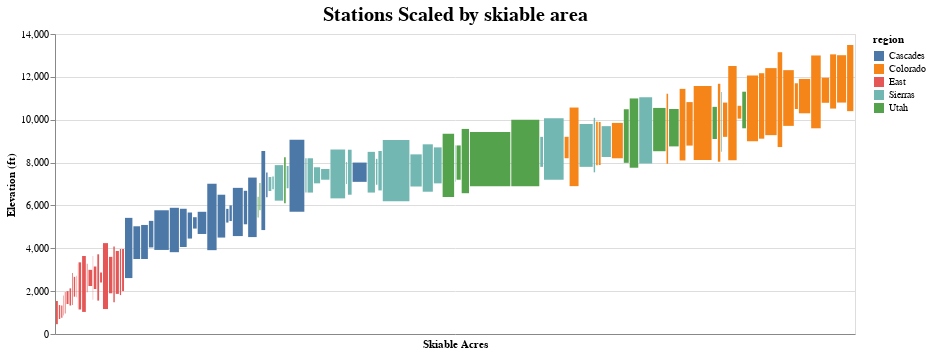

The notebook cell saved with this chart:
### Code cell
def width_finder(df):
    """find with that will make chart area equal to skiable acreage
    takes df and returns series"""
    df['height'] = df.peak_elevation_ft - df.base_elevation_ft
    df['area'] = df.skiable_acreage / df.height
    return df['area']

# buffer between chart rectangles so resorts aren't smushed together
buffer = .08 

stations_wwidth_df = (stations2_df
                      .sort_values('avg_elevation_ft')
                      .assign(area_width=lambda x: 
                              width_finder(x.loc[:,['peak_elevation_ft', 
                                    'base_elevation_ft', 'skiable_acreage']]))
                      .assign(x1=lambda x: x.area_width.cumsum() + buffer)
                      .assign(x0=lambda x: x.x1.shift(fill_value=0) + buffer)
                     )
selection = alt.selection_multi(fields=['series'], bind='legend')

elev_ww_chart = (alt
                 .Chart(stations_wwidth_df)
                 .mark_rect()
                 .encode(x=alt.X('x0:Q', title='Skiable Acres',
                                 axis=alt.Axis(grid=False)),
                         x2='x1:Q',
                         y=alt.Y('base_elevation_ft:Q',
                                 scale=alt.Scale(zero=False),
                                 axis=alt.Axis(title='Elevation (ft)',
                                 grid=True)),
                         y2='peak_elevation_ft:Q',
                         color='region:N',
                         opacity=alt.condition(
                             selection, alt.value(1), alt.value(0.2)),
                         tooltip=['name:N', 'base_elevation_ft:Q', 
                                  'avg_elevation_ft:Q', 'peak_elevation_ft:Q',
                                  'skiable_acreage:N', 'total_lifts:N', 
                                  'avg_annual_snowfall_in:Q', 'avg_elevation_ft:Q' ]
                        )
                 .configure_axisBottom(labels=False, ticks=False)
                 .properties(
                            width=800,
                            height=300,
                            title=alt.TitleParams(
                                 text=['Stations Scaled by skiable area'],
                                 fontSize=20))
                 .add_selection(selection)
                )
elev_ww_chart.save(r"../resources/elevation_area.html")
elev_ww_chart

### Figure 1 — Vega-Lite specification as saved in the notebook (floating-point values rounded to 4 significant figures)
{"config": {"view": {"continuousWidth": 400, "continuousHeight": 300}, "axisBottom": {"labels": false, "ticks": false}}, "data": {"name": "data-5d50549a69f0c969b0c379a4a28dd4cf"}, "mark": "rect", "encoding": {"color": {"type": "nominal", "field": "region"}, "opacity": {"condition": {"value": 1, "selection": "selector001"}, "value": 0.2}, "tooltip": [{"type": "nominal", "field": "name"}, {"type": "quantitative", "field": "base_elevation_ft"}, {"type": "quantitative", "field": "avg_elevation_ft"}, {"type": "quantitative", "field": "peak_elevation_ft"}, {"type": "nominal", "field": "skiable_acreage"}, {"type": "nominal", "field": "total_lifts"}, {"type": "quantitative", "field": "avg_annual_snowfall_in"}, {"type": "quantitative", "field": "avg_elevation_ft"}], "x": {"type": "quantitative", "axis": {"grid": false}, "field": "x0", "title": "Skiable Acres"}, "x2": {"field": "x1"}, "y": {"type": "quantitative", "axis": {"grid": true, "title": "Elevation (ft)"}, "field": "base_elevation_ft", "scale": {"zero": false}}, "y2": {"field": "peak_elevation_ft"}}, "height": 300, "selection": {"selector001": {"type": "multi", "fields": ["series"], "bind": "legend"}}, "title": {"text": ["Stations Scaled by skiable area"], "fontSize": 20}, "width": 800, "$schema": "https://vega.github.io/schema/vega-lite/v4.8.1.json", "datasets": {"data-5d50549a69f0c969b0c379a4a28dd4cf": [{"name": "Blue Mountain Ski Area", "region": "East", "state_province": "Pennsylvania", "peak_elevation_ft": 1540.0, "base_elevation_ft": 458.0, "skiable_acreage": 164.0, "total_lifts": 13.0, "avg_annual_snowfall_in": 33.0, "avg_elevation_ft": 999.0, "area_width": 0.1516, "x1": 0.2316, "x0": 0.08}, {"name": "Shawnee Mountain Ski Area", "region": "East", "state_province": "Pennsylvania", "peak_elevation_ft": 1351.0, "base_elevation_ft": 700.0, "skiable_acreage": 125.0, "total_lifts": 9.0, "avg_annual_snowfall_in": 50.0, "avg_elevation_ft": 1026.0, "area_width": 0.192, "x1": 0.4236, "x0": 0.3116}, {"name": "Roundtop Mountain Resort", "region": "East", "state_province": "Pennsylvania", "peak_elevation_ft": 1335.0, "base_elevation_ft": 755.0, "skiable_acreage": 103.0, "total_lifts": 7.0, "avg_annual_snowfall_in": 30.0, "avg_elevation_ft": 1045.0, "area_width": 0.1776, "x1": 0.6012, "x0": 0.5036}, {"name": "Whitetail Resort", "region": "East", "state_province": "Pennsylvania", "peak_elevation_ft": 1800.0, "base_elevation_ft": 865.0, "skiable_acreage": 109.0, "total_lifts": 9.0, "avg_annual_snowfall_in": 40.0, "avg_elevation_ft": 1332.0, "area_width": 0.1166, "x1": 0.7177, "x0": 0.6812}, {"name": "Montage Mountain Resorts", "region": "East", "state_province": "Pennsylvania", "peak_elevation_ft": 1960.0, "base_elevation_ft": 960.0, "skiable_acreage": 140.0, "total_lifts": 9.0, "avg_annual_snowfall_in": 60.0, "avg_elevation_ft": 1460.0, "area_width": 0.14, "x1": 0.8577, "x0": 0.7977}, {"name": "Jack Frost - Big Boulder Ski Area", "region": "East", "state_province": "Pennsylvania", "peak_elevation_ft": 2000.0, "base_elevation_ft": 1400.0, "skiable_acreage": 145.0, "total_lifts": 22.0, "avg_annual_snowfall_in": 50.0, "avg_elevation_ft": 1700.0, "area_width": 0.2417, "x1": 1.099, "x0": 0.9377}, {"name": "Camelback Mountain Resort", "region": "East", "state_province": "Pennsylvania", "peak_elevation_ft": 2130.0, "base_elevation_ft": 1330.0, "skiable_acreage": 166.0, "total_lifts": 16.0, "avg_annual_snowfall_in": 50.0, "avg_elevation_ft": 1730.0, "area_width": 0.2075, "x1": 1.307, "x0": 1.179}, {"name": "Magic Mountain", "region": "East", "state_province": "Vermont", "peak_elevation_ft": 2850.0, "base_elevation_ft": 1350.0, "skiable_acreage": 205.0, "total_lifts": 6.0, "avg_annual_snowfall_in": 150.0, "avg_elevation_ft": 2100.0, "area_width": 0.1367, "x1": 1.444, "x0": 1.387}, {"name": "Elk Mountain Ski Resort", "region": "East", "state_province": "Pennsylvania", "peak_elevation_ft": 2667.0, "base_elevation_ft": 1742.0, "skiable_acreage": 180.0, "total_lifts": 7.0, "avg_annual_snowfall_in": 60.0, "avg_elevation_ft": 2204.0, "area_width": 0.1946, "x1": 1.638, "x0": 1.524}, {"name": "Middlebury College Snow Bowl", "region": "East", "state_province": "Vermont", "peak_elevation_ft": 2720.0, "base_elevation_ft": 1720.0, "skiable_acreage": 110.0, "total_lifts": 3.0, "avg_annual_snowfall_in": 250.0, "avg_elevation_ft": 2220.0, "area_width": 0.11, "x1": 1.748, "x0": 1.718}, {"name": "Burke Mountain", "region": "East", "state_province": "Vermont", "peak_elevation_ft": 3267.0, "base_elevation_ft": 1210.0, "skiable_acreage": 178.0, "total_lifts": 6.0, "avg_annual_snowfall_in": 217.0, "avg_elevation_ft": 2238.0, "area_width": 0.08653, "x1": 1.835, "x0": 1.828}, {"name": "Okemo Mountain", "region": "East", "state_province": "Vermont", "peak_elevation_ft": 3344.0, "base_elevation_ft": 1144.0, "skiable_acreage": 632.0, "total_lifts": 19.0, "avg_annual_snowfall_in": 200.0, "avg_elevation_ft": 2244.0, "area_width": 0.2873, "x1": 2.122, "x0": 1.915}, {"name": "Smuggler's Notch", "region": "East", "state_province": "Vermont", "peak_elevation_ft": 3640.0, "base_elevation_ft": 1030.0, "skiable_acreage": 1000.0, "total_lifts": 16.0, "avg_annual_snowfall_in": 288.0, "avg_elevation_ft": 2335.0, "area_width": 0.3831, "x1": 2.505, "x0": 2.202}, {"name": "Bromley Mountain Resort", "region": "East", "state_province": "Vermont", "peak_elevation_ft": 3284.0, "base_elevation_ft": 1950.0, "skiable_acreage": 178.0, "total_lifts": 9.0, "avg_annual_snowfall_in": 168.0, "avg_elevation_ft": 2617.0, "area_width": 0.1334, "x1": 2.639, "x0": 2.585}, {"name": "Seven Springs Mountain Resort", "region": "East", "state_province": "Pennsylvania", "peak_elevation_ft": 2994.0, "base_elevation_ft": 2240.0, "skiable_acreage": 285.0, "total_lifts": 14.0, "avg_annual_snowfall_in": 150.0, "avg_elevation_ft": 2617.0, "area_width": 0.378, "x1": 3.017, "x0": 2.719}, {"name": "Mad River Glen", "region": "East", "state_province": "Vermont", "peak_elevation_ft": 3637.0, "base_elevation_ft": 1600.0, "skiable_acreage": 115.0, "total_lifts": 5.0, "avg_annual_snowfall_in": 230.0, "avg_elevation_ft": 2618.0, "area_width": 0.05646, "x1": 3.073, "x0": 3.097}, {"name": "Bolton Valley ", "region": "East", "state_province": "Vermont", "peak_elevation_ft": 3150.0, "base_elevation_ft": 2100.0, "skiable_acreage": 300.0, "total_lifts": 6.0, "avg_annual_snowfall_in": 312.0, "avg_elevation_ft": 2625.0, "area_width": 0.2857, "x1": 3.359, "x0": 3.153}, {"name": "Stowe Mountain Resort", "region": "East", "state_province": "Vermont", "peak_elevation_ft": 3719.0, "base_elevation_ft": 1559.0, "skiable_acreage": 485.0, "total_lifts": 13.0, "avg_annual_snowfall_in": 333.0, "avg_elevation_ft": 2639.0, "area_width": 0.2245, "x1": 3.583, "x0": 3.439}, {"name": "Hidden Valley Resort", "region": "East", "state_province": "Pennsylvania", "peak_elevation_ft": 2875.0, "base_elevation_ft": 2405.0, "skiable_acreage": 110.0, "total_lifts": 11.0, "avg_annual_snowfall_in": 140.0, "avg_elevation_ft": 2640.0, "area_width": 0.234, "x1": 3.817, "x0": 3.663}, {"name": "Killington Ski Resort", "region": "East", "state_province": "Vermont", "peak_elevation_ft": 4241.0, "base_elevation_ft": 1165.0, "skiable_acreage": 1509.0, "total_lifts": 21.0, "avg_annual_snowfall_in": 250.0, "avg_elevation_ft": 2703.0, "area_width": 0.4906, "x1": 4.308, "x0": 3.897}, {"name": "Mount Snow ", "region": "East", "state_province": "Vermont", "peak_elevation_ft": 3600.0, "base_elevation_ft": 1900.0, "skiable_acreage": 600.0, "total_lifts": 20.0, "avg_annual_snowfall_in": 156.0, "avg_elevation_ft": 2750.0, "area_width": 0.3529, "x1": 4.661, "x0": 4.388}, {"name": "Sugarbush Resort", "region": "East", "state_province": "Vermont", "peak_elevation_ft": 4083.0, "base_elevation_ft": 1483.0, "skiable_acreage": 508.0, "total_lifts": 16.0, "avg_annual_snowfall_in": 269.0, "avg_elevation_ft": 2783.0, "area_width": 0.1954, "x1": 4.856, "x0": 4.741}, {"name": "Stratton Mountain Resort ", "region": "East", "state_province": "Vermont", "peak_elevation_ft": 3875.0, "base_elevation_ft": 1872.0, "skiable_acreage": 670.0, "total_lifts": 11.0, "avg_annual_snowfall_in": 171.0, "avg_elevation_ft": 2874.0, "area_width": 0.3345, "x1": 5.191, "x0": 4.936}, {"name": "Jay Peak", "region": "East", "state_province": "Vermont", "peak_elevation_ft": 3968.0, "base_elevation_ft": 1815.0, "skiable_acreage": 385.0, "total_lifts": 9.0, "avg_annual_snowfall_in": 350.0, "avg_elevation_ft": 2892.0, "area_width": 0.1788, "x1": 5.37, "x0": 5.271}, {"name": "Pico Mountain", "region": "East", "state_province": "Vermont", "peak_elevation_ft": 3967.0, "base_elevation_ft": 2000.0, "skiable_acreage": 468.0, "total_lifts": 7.0, "avg_annual_snowfall_in": 250.0, "avg_elevation_ft": 2984.0, "area_width": 0.2379, "x1": 5.607, "x0": 5.45}, {"name": "The Summit at Snoqualmie", "region": "Cascades", "state_province": "Washington", "peak_elevation_ft": 5420.0, "base_elevation_ft": 2610.0, "skiable_acreage": 1914.0, "total_lifts": 27.0, "avg_annual_snowfall_in": 435.0, "avg_elevation_ft": 4015.0, "area_width": 0.6811, "x1": 6.289, "x0": 5.687}, {"name": "Mount Hood Skibowl", "region": "Cascades", "state_province": "Oregon", "peak_elevation_ft": 5027.0, "base_elevation_ft": 3500.0, "skiable_acreage": 960.0, "total_lifts": 9.0, "avg_annual_snowfall_in": 300.0, "avg_elevation_ft": 4264.0, "area_width": 0.6287, "x1": 6.917, "x0": 6.369}, {"name": "Mt Baker ", "region": "Cascades", "state_province": "Washington", "peak_elevation_ft": 5089.0, "base_elevation_ft": 3500.0, "skiable_acreage": 1000.0, "total_lifts": 10.0, "avg_annual_snowfall_in": 641.0, "avg_elevation_ft": 4294.0, "area_width": 0.6293, "x1": 7.547, "x0": 6.997}, {"name": "Loup Loup Ski Bowl", "region": "Cascades", "state_province": "Washington", "peak_elevation_ft": 5280.0, "base_elevation_ft": 4040.0, "skiable_acreage": 550.0, "total_lifts": 3.0, "avg_annual_snowfall_in": 150.0, "avg_elevation_ft": 4660.0, "area_width": 0.4435, "x1": 7.99, "x0": 7.627}, {"name": "49 Degrees North", "region": "Cascades", "state_province": "Washington", "peak_elevation_ft": 5774.0, "base_elevation_ft": 3923.0, "skiable_acreage": 2325.0, "total_lifts": 6.0, "avg_annual_snowfall_in": 300.0, "avg_elevation_ft": 4848.0, "area_width": 1.256, "x1": 9.246, "x0": 8.07}, {"name": "Mount Spokane", "region": "Cascades", "state_province": "Washington", "peak_elevation_ft": 5889.0, "base_elevation_ft": 3818.0, "skiable_acreage": 1704.0, "total_lifts": 8.0, "avg_annual_snowfall_in": 300.0, "avg_elevation_ft": 4854.0, "area_width": 0.8228, "x1": 10.07, "x0": 9.326}, {"name": "Stevens Pass ", "region": "Cascades", "state_province": "Washington", "peak_elevation_ft": 5845.0, "base_elevation_ft": 4061.0, "skiable_acreage": 1125.0, "total_lifts": 10.0, "avg_annual_snowfall_in": 450.0, "avg_elevation_ft": 4953.0, "area_width": 0.6306, "x1": 10.7, "x0": 10.15}, {"name": "Ski Bluewood", "region": "Cascades", "state_province": "Washington", "peak_elevation_ft": 5670.0, "base_elevation_ft": 4454.0, "skiable_acreage": 530.0, "total_lifts": 3.0, "avg_annual_snowfall_in": 300.0, "avg_elevation_ft": 5062.0, "area_width": 0.4359, "x1": 11.14, "x0": 10.78}, {"name": "Spout Springs", "region": "Cascades", "state_province": "Oregon", "peak_elevation_ft": 5450.0, "base_elevation_ft": 4920.0, "skiable_acreage": 200.0, "total_lifts": 2.0, "avg_annual_snowfall_in": 130.0, "avg_elevation_ft": 5185.0, "area_width": 0.3774, "x1": 11.51, "x0": 11.22}, {"name": "Hoodoo", "region": "Cascades", "state_province": "Oregon", "peak_elevation_ft": 5703.0, "base_elevation_ft": 4668.0, "skiable_acreage": 806.0, "total_lifts": 5.0, "avg_annual_snowfall_in": 360.0, "avg_elevation_ft": 5186.0, "area_width": 0.7787, "x1": 12.29, "x0": 11.59}, {"name": "Crystal Mountain", "region": "Cascades", "state_province": "Washington", "peak_elevation_ft": 7012.0, "base_elevation_ft": 3912.0, "skiable_acreage": 2600.0, "total_lifts": 12.0, "avg_annual_snowfall_in": 350.0, "avg_elevation_ft": 5462.0, "area_width": 0.8387, "x1": 13.13, "x0": 12.37}, {"name": "White Pass", "region": "Cascades", "state_province": "Washington", "peak_elevation_ft": 6500.0, "base_elevation_ft": 4500.0, "skiable_acreage": 1400.0, "total_lifts": 8.0, "avg_annual_snowfall_in": 350.0, "avg_elevation_ft": 5500.0, "area_width": 0.7, "x1": 13.83, "x0": 13.21}, {"name": "Ferguson Ridge", "region": "Cascades", "state_province": "Oregon", "peak_elevation_ft": 5840.0, "base_elevation_ft": 5200.0, "skiable_acreage": 170.0, "total_lifts": 2.0, "avg_annual_snowfall_in": 300.0, "avg_elevation_ft": 5520.0, "area_width": 0.2656, "x1": 14.1, "x0": 13.91}, {"name": "Warner Canyon", "region": "Cascades", "state_province": "Oregon", "peak_elevation_ft": 6003.0, "base_elevation_ft": 5271.0, "skiable_acreage": 200.0, "total_lifts": 1.0, "avg_annual_snowfall_in": 50.0, "avg_elevation_ft": 5637.0, "area_width": 0.2732, "x1": 14.37, "x0": 14.18}, {"name": "Mission Ridge", "region": "Cascades", "state_province": "Washington", "peak_elevation_ft": 6820.0, "base_elevation_ft": 4570.0, "skiable_acreage": 2000.0, "total_lifts": 6.0, "avg_annual_snowfall_in": 200.0, "avg_elevation_ft": 5695.0, "area_width": 0.8889, "x1": 15.26, "x0": 14.45}, {"name": "Willamette Pass", "region": "Cascades", "state_province": "Oregon", "peak_elevation_ft": 6683.0, "base_elevation_ft": 5120.0, "skiable_acreage": 555.0, "total_lifts": 6.0, "avg_annual_snowfall_in": 430.0, "avg_elevation_ft": 5902.0, "area_width": 0.3551, "x1": 15.61, "x0": 15.34}, {"name": "Mount Hood Meadows ", "region": "Cascades", "state_province": "Oregon", "peak_elevation_ft": 7300.0, "base_elevation_ft": 4523.0, "skiable_acreage": 2150.0, "total_lifts": 11.0, "avg_annual_snowfall_in": 430.0, "avg_elevation_ft": 5912.0, "area_width": 0.7742, "x1": 16.39, "x0": 15.69}, {"name": "Nordic Valley", "region": "Utah", "state_province": "Utah", "peak_elevation_ft": 6400.0, "base_elevation_ft": 5440.0, "skiable_acreage": 140.0, "total_lifts": 4.0, "avg_annual_snowfall_in": 300.0, "avg_elevation_ft": 5920.0, "area_width": 0.1458, "x1": 16.53, "x0": 16.47}, {"name": "Cherry Peak", "region": "Utah", "state_province": "Utah", "peak_elevation_ft": 7050.0, "base_elevation_ft": 5775.0, "skiable_acreage": 200.0, "total_lifts": 3.0, "avg_annual_snowfall_in": 322.0, "avg_elevation_ft": 6412.0, "area_width": 0.1569, "x1": 16.69, "x0": 16.61}, {"name": "Timberline Lodge", "region": "Cascades", "state_province": "Oregon", "peak_elevation_ft": 8540.0, "base_elevation_ft": 4850.0, "skiable_acreage": 1430.0, "total_lifts": 9.0, "avg_annual_snowfall_in": 540.0, "avg_elevation_ft": 6695.0, "area_width": 0.3875, "x1": 17.08, "x0": 16.77}, {"name": "Mount Ashland Ski Area", "region": "Cascades", "state_province": "Oregon", "peak_elevation_ft": 7533.0, "base_elevation_ft": 6383.0, "skiable_acreage": 220.0, "total_lifts": 5.0, "avg_annual_snowfall_in": 265.0, "avg_elevation_ft": 6958.0, "area_width": 0.1913, "x1": 17.27, "x0": 17.16}, {"name": "Soda Springs", "region": "Sierras", "state_province": "California", "peak_elevation_ft": 7325.0, "base_elevation_ft": 6673.0, "skiable_acreage": 200.0, "total_lifts": 2.0, "avg_annual_snowfall_in": 400.0, "avg_elevation_ft": 6999.0, "area_width": 0.3067, "x1": 17.58, "x0": 17.35}, {"name": "Tahoe Donner", "region": "Sierras", "state_province": "California", "peak_elevation_ft": 7350.0, "base_elevation_ft": 6750.0, "skiable_acreage": 120.0, "total_lifts": 3.0, "avg_annual_snowfall_in": 400.0, "avg_elevation_ft": 7050.0, "area_width": 0.2, "x1": 17.78, "x0": 17.66}, {"name": "Homewood", "region": "Sierras", "state_province": "California", "peak_elevation_ft": 7881.0, "base_elevation_ft": 6223.0, "skiable_acreage": 1260.0, "total_lifts": 7.0, "avg_annual_snowfall_in": 400.0, "avg_elevation_ft": 7052.0, "area_width": 0.76, "x1": 18.54, "x0": 17.86}, {"name": "Sundance Mountain", "region": "Utah", "state_province": "Utah", "peak_elevation_ft": 8250.0, "base_elevation_ft": 6100.0, "skiable_acreage": 450.0, "total_lifts": 5.0, "avg_annual_snowfall_in": 320.0, "avg_elevation_ft": 7175.0, "area_width": 0.2093, "x1": 18.74, "x0": 18.62}, {"name": "Snow Valley Mountain Resort", "region": "Sierras", "state_province": "California", "peak_elevation_ft": 7841.0, "base_elevation_ft": 6800.0, "skiable_acreage": 240.0, "total_lifts": 12.0, "avg_annual_snowfall_in": 150.0, "avg_elevation_ft": 7320.0, "area_width": 0.2305, "x1": 18.98, "x0": 18.82}, {"name": "Mt Bachelor ", "region": "Cascades", "state_province": "Oregon", "peak_elevation_ft": 9065.0, "base_elevation_ft": 5700.0, "skiable_acreage": 4318.0, "total_lifts": 11.0, "avg_annual_snowfall_in": 462.0, "avg_elevation_ft": 7382.0, "area_width": 1.283, "x1": 20.26, "x0": 19.06}, {"name": "Mountain High", "region": "Sierras", "state_province": "California", "peak_elevation_ft": 8200.0, "base_elevation_ft": 6600.0, "skiable_acreage": 290.0, "total_lifts": 13.0, "avg_annual_snowfall_in": 132.0, "avg_elevation_ft": 7400.0, "area_width": 0.1812, "x1": 20.44, "x0": 20.34}, {"name": "Dodge Ridge", "region": "Sierras", "state_province": "California", "peak_elevation_ft": 8200.0, "base_elevation_ft": 6600.0, "skiable_acreage": 832.0, "total_lifts": 12.0, "avg_annual_snowfall_in": 300.0, "avg_elevation_ft": 7400.0, "area_width": 0.52, "x1": 20.96, "x0": 20.52}, {"name": "Donner Ski Ranch", "region": "Sierras", "state_province": "California", "peak_elevation_ft": 7781.0, "base_elevation_ft": 7031.0, "skiable_acreage": 435.0, "total_lifts": 8.0, "avg_annual_snowfall_in": 400.0, "avg_elevation_ft": 7406.0, "area_width": 0.58, "x1": 21.54, "x0": 21.04}, {"name": "Boreal", "region": "Sierras", "state_province": "California", "peak_elevation_ft": 7700.0, "base_elevation_ft": 7200.0, "skiable_acreage": 380.0, "total_lifts": 8.0, "avg_annual_snowfall_in": 400.0, "avg_elevation_ft": 7450.0, "area_width": 0.76, "x1": 22.3, "x0": 21.62}, {"name": "Northstar California", "region": "Sierras", "state_province": "California", "peak_elevation_ft": 8610.0, "base_elevation_ft": 6330.0, "skiable_acreage": 2904.0, "total_lifts": 19.0, "avg_annual_snowfall_in": 350.0, "avg_elevation_ft": 7470.0, "area_width": 1.274, "x1": 23.57, "x0": 22.38}, {"name": "Mount Waterman", "region": "Sierras", "state_province": "California", "peak_elevation_ft": 8030.0, "base_elevation_ft": 7000.0, "skiable_acreage": 150.0, "total_lifts": 3.0, "avg_annual_snowfall_in": 180.0, "avg_elevation_ft": 7515.0, "area_width": 0.1456, "x1": 23.72, "x0": 23.65}, {"name": "Mount Baldy Ski Lifts", "region": "Sierras", "state_province": "California", "peak_elevation_ft": 8600.0, "base_elevation_ft": 6500.0, "skiable_acreage": 800.0, "total_lifts": 4.0, "avg_annual_snowfall_in": 170.0, "avg_elevation_ft": 7550.0, "area_width": 0.381, "x1": 24.1, "x0": 23.8}, {"name": "Anthony Lakes", "region": "Cascades", "state_province": "Oregon", "peak_elevation_ft": 8000.0, "base_elevation_ft": 7100.0, "skiable_acreage": 1100.0, "total_lifts": 3.0, "avg_annual_snowfall_in": 300.0, "avg_elevation_ft": 7550.0, "area_width": 1.222, "x1": 25.32, "x0": 24.18}, {"name": "Bear Valley", "region": "Sierras", "state_province": "California", "peak_elevation_ft": 8500.0, "base_elevation_ft": 6600.0, "skiable_acreage": 1280.0, "total_lifts": 10.0, "avg_annual_snowfall_in": 359.0, "avg_elevation_ft": 7550.0, "area_width": 0.6737, "x1": 26.0, "x0": 25.4}, {"name": "Snow Summit", "region": "Sierras", "state_province": "California", "peak_elevation_ft": 8174.0, "base_elevation_ft": 6965.0, "skiable_acreage": 240.0, "total_lifts": 14.0, "avg_annual_snowfall_in": 100.0, "avg_elevation_ft": 7570.0, "area_width": 0.1985, "x1": 26.19, "x0": 26.08}, {"name": "Diamond Peak", "region": "Sierras", "state_province": "Nevada", "peak_elevation_ft": 8540.0, "base_elevation_ft": 6700.0, "skiable_acreage": 655.0, "total_lifts": 6.0, "avg_annual_snowfall_in": 225.0, "avg_elevation_ft": 7620.0, "area_width": 0.356, "x1": 26.55, "x0": 26.27}, {"name": "Squaw Valley-Alpine Meadows ", "region": "Sierras", "state_province": "California", "peak_elevation_ft": 9050.0, "base_elevation_ft": 6200.0, "skiable_acreage": 6400.0, "total_lifts": 43.0, "avg_annual_snowfall_in": 450.0, "avg_elevation_ft": 7625.0, "area_width": 2.246, "x1": 28.8, "x0": 26.63}, {"name": "Sugar Bowl", "region": "Sierras", "state_province": "California", "peak_elevation_ft": 8383.0, "base_elevation_ft": 6883.0, "skiable_acreage": 1500.0, "total_lifts": 13.0, "avg_annual_snowfall_in": 500.0, "avg_elevation_ft": 7633.0, "area_width": 1.0, "x1": 29.8, "x0": 28.88}, {"name": "Sierra-at-Tahoe", "region": "Sierras", "state_province": "California", "peak_elevation_ft": 8852.0, "base_elevation_ft": 6640.0, "skiable_acreage": 2000.0, "total_lifts": 12.0, "avg_annual_snowfall_in": 480.0, "avg_elevation_ft": 7746.0, "area_width": 0.9042, "x1": 30.7, "x0": 29.88}, {"name": "China Peak", "region": "Sierras", "state_province": "California", "peak_elevation_ft": 8709.0, "base_elevation_ft": 7030.0, "skiable_acreage": 1200.0, "total_lifts": 11.0, "avg_annual_snowfall_in": 300.0, "avg_elevation_ft": 7870.0, "area_width": 0.7147, "x1": 31.42, "x0": 30.78}, {"name": "Snowbasin", "region": "Utah", "state_province": "Utah", "peak_elevation_ft": 9350.0, "base_elevation_ft": 6391.0, "skiable_acreage": 3000.0, "total_lifts": 11.0, "avg_annual_snowfall_in": 350.0, "avg_elevation_ft": 7870.0, "area_width": 1.014, "x1": 32.43, "x0": 31.5}, {"name": "Bear Mountain", "region": "Sierras", "state_province": "California", "peak_elevation_ft": 8805.0, "base_elevation_ft": 7104.0, "skiable_acreage": 198.0, "total_lifts": 12.0, "avg_annual_snowfall_in": 100.0, "avg_elevation_ft": 7954.0, "area_width": 0.1164, "x1": 32.55, "x0": 32.51}, {"name": "Beaver Mountain", "region": "Utah", "state_province": "Utah", "peak_elevation_ft": 8800.0, "base_elevation_ft": 7200.0, "skiable_acreage": 667.0, "total_lifts": 5.0, "avg_annual_snowfall_in": 400.0, "avg_elevation_ft": 8000.0, "area_width": 0.4169, "x1": 32.96, "x0": 32.63}, {"name": "Deer Valley", "region": "Utah", "state_province": "Utah", "peak_elevation_ft": 9570.0, "base_elevation_ft": 6570.0, "skiable_acreage": 2026.0, "total_lifts": 21.0, "avg_annual_snowfall_in": 280.0, "avg_elevation_ft": 8070.0, "area_width": 0.6753, "x1": 33.64, "x0": 33.04}, {"name": "Powder Mountain", "region": "Utah", "state_province": "Utah", "peak_elevation_ft": 9422.0, "base_elevation_ft": 6900.0, "skiable_acreage": 8464.0, "total_lifts": 9.0, "avg_annual_snowfall_in": 500.0, "avg_elevation_ft": 8161.0, "area_width": 3.356, "x1": 36.99, "x0": 33.72}, {"name": "Park City Mountain Resort", "region": "Utah", "state_province": "Utah", "peak_elevation_ft": 10000.0, "base_elevation_ft": 6900.0, "skiable_acreage": 7300.0, "total_lifts": 41.0, "avg_annual_snowfall_in": 360.0, "avg_elevation_ft": 8450.0, "area_width": 2.355, "x1": 39.35, "x0": 37.07}, {"name": "Mount Shasta Ski Park", "region": "Sierras", "state_province": "California", "peak_elevation_ft": 9200.0, "base_elevation_ft": 7800.0, "skiable_acreage": 425.0, "total_lifts": 4.0, "avg_annual_snowfall_in": 275.0, "avg_elevation_ft": 8500.0, "area_width": 0.3036, "x1": 39.65, "x0": 39.43}, {"name": "Heavenly Mountain Resort ", "region": "Sierras", "state_province": "California", "peak_elevation_ft": 10070.0, "base_elevation_ft": 7200.0, "skiable_acreage": 4800.0, "total_lifts": 30.0, "avg_annual_snowfall_in": 360.0, "avg_elevation_ft": 8634.0, "area_width": 1.674, "x1": 41.33, "x0": 39.73}, {"name": "Granby Ranch", "region": "Colorado", "state_province": "Colorado", "peak_elevation_ft": 9202.0, "base_elevation_ft": 8202.0, "skiable_acreage": 406.0, "total_lifts": 5.0, "avg_annual_snowfall_in": 220.0, "avg_elevation_ft": 8702.0, "area_width": 0.406, "x1": 41.73, "x0": 41.41}, {"name": "Steamboat Springs ", "region": "Colorado", "state_province": "Colorado", "peak_elevation_ft": 10570.0, "base_elevation_ft": 6900.0, "skiable_acreage": 2956.0, "total_lifts": 16.0, "avg_annual_snowfall_in": 349.0, "avg_elevation_ft": 8734.0, "area_width": 0.8059, "x1": 42.54, "x0": 41.81}, {"name": "Kirkwood", "region": "Sierras", "state_province": "California", "peak_elevation_ft": 9800.0, "base_elevation_ft": 7800.0, "skiable_acreage": 2300.0, "total_lifts": 15.0, "avg_annual_snowfall_in": 500.0, "avg_elevation_ft": 8800.0, "area_width": 1.15, "x1": 43.69, "x0": 42.62}, {"name": "June Mountain", "region": "Sierras", "state_province": "California", "peak_elevation_ft": 10090.0, "base_elevation_ft": 7545.0, "skiable_acreage": 500.0, "total_lifts": 7.0, "avg_annual_snowfall_in": 250.0, "avg_elevation_ft": 8818.0, "area_width": 0.1965, "x1": 43.88, "x0": 43.77}, {"name": "Buttermilk", "region": "Colorado", "state_province": "Colorado", "peak_elevation_ft": 9900.0, "base_elevation_ft": 7870.0, "skiable_acreage": 435.0, "total_lifts": 8.0, "avg_annual_snowfall_in": 200.0, "avg_elevation_ft": 8885.0, "area_width": 0.2143, "x1": 44.1, "x0": 43.96}, {"name": "Sunlight Mountain", "region": "Colorado", "state_province": "Colorado", "peak_elevation_ft": 9895.0, "base_elevation_ft": 7885.0, "skiable_acreage": 470.0, "total_lifts": 3.0, "avg_annual_snowfall_in": 250.0, "avg_elevation_ft": 8890.0, "area_width": 0.2338, "x1": 44.33, "x0": 44.18}, {"name": "Mt. Rose Ski Tahoe", "region": "Sierras", "state_province": "Nevada", "peak_elevation_ft": 9700.0, "base_elevation_ft": 8260.0, "skiable_acreage": 1200.0, "total_lifts": 8.0, "avg_annual_snowfall_in": 396.0, "avg_elevation_ft": 8980.0, "area_width": 0.8333, "x1": 45.17, "x0": 44.41}, {"name": "Powderhorn Resort", "region": "Colorado", "state_province": "Colorado", "peak_elevation_ft": 9850.0, "base_elevation_ft": 8200.0, "skiable_acreage": 1600.0, "total_lifts": 5.0, "avg_annual_snowfall_in": 250.0, "avg_elevation_ft": 9025.0, "area_width": 0.9697, "x1": 46.14, "x0": 45.25}, {"name": "Solitude Mountain", "region": "Utah", "state_province": "Utah", "peak_elevation_ft": 10490.0, "base_elevation_ft": 7988.0, "skiable_acreage": 1200.0, "total_lifts": 8.0, "avg_annual_snowfall_in": 500.0, "avg_elevation_ft": 9238.0, "area_width": 0.48, "x1": 46.62, "x0": 46.22}, {"name": "Snowbird ", "region": "Utah", "state_province": "Utah", "peak_elevation_ft": 10990.0, "base_elevation_ft": 7760.0, "skiable_acreage": 2500.0, "total_lifts": 13.0, "avg_annual_snowfall_in": 500.0, "avg_elevation_ft": 9376.0, "area_width": 0.7735, "x1": 47.39, "x0": 46.7}, {"name": "Mammoth Mountain", "region": "Sierras", "state_province": "California", "peak_elevation_ft": 11050.0, "base_elevation_ft": 7953.0, "skiable_acreage": 3500.0, "total_lifts": 28.0, "avg_annual_snowfall_in": 420.0, "avg_elevation_ft": 9503.0, "area_width": 1.129, "x1": 48.52, "x0": 47.47}, {"name": "Alta Ski Area ", "region": "Utah", "state_province": "Utah", "peak_elevation_ft": 10550.0, "base_elevation_ft": 8530.0, "skiable_acreage": 2200.0, "total_lifts": 10.0, "avg_annual_snowfall_in": 560.0, "avg_elevation_ft": 9540.0, "area_width": 1.089, "x1": 49.61, "x0": 48.6}, {"name": "Aspen Mountain", "region": "Colorado", "state_province": "Colorado", "peak_elevation_ft": 11210.0, "base_elevation_ft": 7945.0, "skiable_acreage": 673.0, "total_lifts": 8.0, "avg_annual_snowfall_in": 300.0, "avg_elevation_ft": 9578.0, "area_width": 0.206, "x1": 49.81, "x0": 49.69}, {"name": "Brighton Ski Resort ", "region": "Utah", "state_province": "Utah", "peak_elevation_ft": 10500.0, "base_elevation_ft": 8755.0, "skiable_acreage": 1500.0, "total_lifts": 6.0, "avg_annual_snowfall_in": 500.0, "avg_elevation_ft": 9628.0, "area_width": 0.8596, "x1": 50.67, "x0": 49.89}, {"name": "Beaver Creek", "region": "Colorado", "state_province": "Colorado", "peak_elevation_ft": 11440.0, "base_elevation_ft": 8100.0, "skiable_acreage": 1832.0, "total_lifts": 24.0, "avg_annual_snowfall_in": 195.0, "avg_elevation_ft": 9770.0, "area_width": 0.5485, "x1": 51.22, "x0": 50.75}, {"name": "Purgatory Resort", "region": "Colorado", "state_province": "Colorado", "peak_elevation_ft": 10820.0, "base_elevation_ft": 8793.0, "skiable_acreage": 1200.0, "total_lifts": 10.0, "avg_annual_snowfall_in": 260.0, "avg_elevation_ft": 9808.0, "area_width": 0.5914, "x1": 51.81, "x0": 51.3}, {"name": "Vail Ski Resort", "region": "Colorado", "state_province": "Colorado", "peak_elevation_ft": 11570.0, "base_elevation_ft": 8120.0, "skiable_acreage": 5289.0, "total_lifts": 31.0, "avg_annual_snowfall_in": 354.0, "avg_elevation_ft": 9845.0, "area_width": 1.533, "x1": 53.35, "x0": 51.89}, {"name": "Eagle Point", "region": "Utah", "state_province": "Utah", "peak_elevation_ft": 10600.0, "base_elevation_ft": 9100.0, "skiable_acreage": 650.0, "total_lifts": 5.0, "avg_annual_snowfall_in": 400.0, "avg_elevation_ft": 9850.0, "area_width": 0.4333, "x1": 53.78, "x0": 53.43}, {"name": "Aspen Highlands", "region": "Colorado", "state_province": "Colorado", "peak_elevation_ft": 11680.0, "base_elevation_ft": 8040.0, "skiable_acreage": 1010.0, "total_lifts": 5.0, "avg_annual_snowfall_in": 300.0, "avg_elevation_ft": 9859.0, "area_width": 0.2776, "x1": 54.06, "x0": 53.86}, {"name": "Lee Canyon (Ski and Snowboard Resort)", "region": "Sierras", "state_province": "Nevada", "peak_elevation_ft": 11290.0, "base_elevation_ft": 8510.0, "skiable_acreage": 385.0, "total_lifts": 3.0, "avg_annual_snowfall_in": 161.0, "avg_elevation_ft": 9900.0, "area_width": 0.1385, "x1": 54.2, "x0": 54.14}, {"name": "Eldora Mountain Resort ", "region": "Colorado", "state_province": "Colorado", "peak_elevation_ft": 10800.0, "base_elevation_ft": 9200.0, "skiable_acreage": 680.0, "total_lifts": 12.0, "avg_annual_snowfall_in": 300.0, "avg_elevation_ft": 10000.0, "area_width": 0.425, "x1": 54.62, "x0": 54.28}, {"name": "Snowmass", "region": "Colorado", "state_province": "Colorado", "peak_elevation_ft": 12510.0, "base_elevation_ft": 8104.0, "skiable_acreage": 3362.0, "total_lifts": 17.0, "avg_annual_snowfall_in": 300.0, "avg_elevation_ft": 10310.0, "area_width": 0.7631, "x1": 55.38, "x0": 54.7}, {"name": "Echo Mountain", "region": "Colorado", "state_province": "Colorado", "peak_elevation_ft": 10650.0, "base_elevation_ft": 10050.0, "skiable_acreage": 226.0, "total_lifts": 2.0, "avg_annual_snowfall_in": 275.0, "avg_elevation_ft": 10350.0, "area_width": 0.3767, "x1": 55.76, "x0": 55.46}, {"name": "Brian Head", "region": "Utah", "state_province": "Utah", "peak_elevation_ft": 11310.0, "base_elevation_ft": 9600.0, "skiable_acreage": 650.0, "total_lifts": 8.0, "avg_annual_snowfall_in": 370.0, "avg_elevation_ft": 10450.0, "area_width": 0.3808, "x1": 56.14, "x0": 55.84}, {"name": "Winter Park Resort", "region": "Colorado", "state_province": "Colorado", "peak_elevation_ft": 12060.0, "base_elevation_ft": 9000.0, "skiable_acreage": 3000.0, "total_lifts": 25.0, "avg_annual_snowfall_in": 365.0, "avg_elevation_ft": 10530.0, "area_width": 0.9804, "x1": 57.12, "x0": 56.22}, {"name": "Crested Butte", "region": "Colorado", "state_province": "Colorado", "peak_elevation_ft": 12170.0, "base_elevation_ft": 9115.0, "skiable_acreage": 1547.0, "total_lifts": 16.0, "avg_annual_snowfall_in": 300.0, "avg_elevation_ft": 10640.0, "area_width": 0.5064, "x1": 57.63, "x0": 57.2}, {"name": "Keystone Resort", "region": "Colorado", "state_province": "Colorado", "peak_elevation_ft": 12410.0, "base_elevation_ft": 9280.0, "skiable_acreage": 3148.0, "total_lifts": 20.0, "avg_annual_snowfall_in": 235.0, "avg_elevation_ft": 10840.0, "area_width": 1.006, "x1": 58.63, "x0": 57.71}, {"name": "Telluride Ski Resort", "region": "Colorado", "state_province": "Colorado", "peak_elevation_ft": 13150.0, "base_elevation_ft": 8725.0, "skiable_acreage": 2000.0, "total_lifts": 18.0, "avg_annual_snowfall_in": 309.0, "avg_elevation_ft": 10940.0, "area_width": 0.452, "x1": 59.09, "x0": 58.71}, {"name": "Copper Mountain (Colorado) ", "region": "Colorado", "state_province": "Colorado", "peak_elevation_ft": 12310.0, "base_elevation_ft": 9712.0, "skiable_acreage": 2450.0, "total_lifts": 22.0, "avg_annual_snowfall_in": 282.0, "avg_elevation_ft": 11010.0, "area_width": 0.9419, "x1": 60.03, "x0": 59.17}, {"name": "Cooper ", "region": "Colorado", "state_province": "Colorado", "peak_elevation_ft": 11700.0, "base_elevation_ft": 10500.0, "skiable_acreage": 400.0, "total_lifts": 4.0, "avg_annual_snowfall_in": 260.0, "avg_elevation_ft": 11100.0, "area_width": 0.3333, "x1": 60.36, "x0": 60.11}, {"name": "Wolf Creek Ski Area", "region": "Colorado", "state_province": "Colorado", "peak_elevation_ft": 11900.0, "base_elevation_ft": 10300.0, "skiable_acreage": 1600.0, "total_lifts": 7.0, "avg_annual_snowfall_in": 465.0, "avg_elevation_ft": 11100.0, "area_width": 0.9975, "x1": 61.36, "x0": 60.44}, {"name": "Breckenridge Ski Resort", "region": "Colorado", "state_province": "Colorado", "peak_elevation_ft": 13000.0, "base_elevation_ft": 9600.0, "skiable_acreage": 2908.0, "total_lifts": 34.0, "avg_annual_snowfall_in": 353.0, "avg_elevation_ft": 11300.0, "area_width": 0.8558, "x1": 62.21, "x0": 61.44}, {"name": "Monarch", "region": "Colorado", "state_province": "Colorado", "peak_elevation_ft": 11960.0, "base_elevation_ft": 10790.0, "skiable_acreage": 800.0, "total_lifts": 5.0, "avg_annual_snowfall_in": 400.0, "avg_elevation_ft": 11380.0, "area_width": 0.6838, "x1": 62.9, "x0": 62.29}, {"name": "Arapahoe Basin", "region": "Colorado", "state_province": "Colorado", "peak_elevation_ft": 13050.0, "base_elevation_ft": 10520.0, "skiable_acreage": 1428.0, "total_lifts": 9.0, "avg_annual_snowfall_in": 350.0, "avg_elevation_ft": 11780.0, "area_width": 0.5644, "x1": 63.46, "x0": 62.98}, {"name": "Loveland Ski Area", "region": "Colorado", "state_province": "Colorado", "peak_elevation_ft": 13010.0, "base_elevation_ft": 10800.0, "skiable_acreage": 1800.0, "total_lifts": 11.0, "avg_annual_snowfall_in": 422.0, "avg_elevation_ft": 11900.0, "area_width": 0.8145, "x1": 64.28, "x0": 63.54}, {"name": "Silverton Mountain", "region": "Colorado", "state_province": "Colorado", "peak_elevation_ft": 13490.0, "base_elevation_ft": 10400.0, "skiable_acreage": 1819.0, "total_lifts": 1.0, "avg_annual_snowfall_in": 450.0, "avg_elevation_ft": 11940.0, "area_width": 0.5892, "x1": 64.87, "x0": 64.36}]}}
